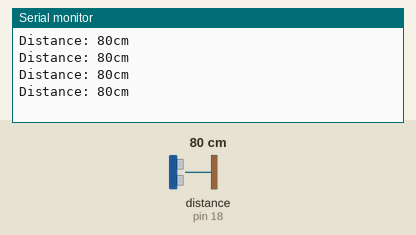
Recording of a sketch running on a simulated Arduino Uno, built with avr-gcc and run on an emulated ATmega328P. Parts: the last lines printed to the serial monitor. The test bench sets the inputs (shaded band); at power-on: distance to the obstacle (sensor on pin 18) 80 cm. The echo pulse lasts 58.3 µs per cm.

Above: at 1.2 s.
1.3 s: distance to the obstacle (sensor on pin 18) set to 2 cm
At 1.73 s:
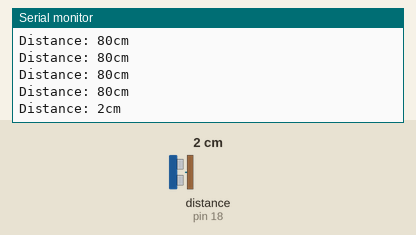
2.8 s: distance to the obstacle (sensor on pin 18) set to 4 cm
At 2.94 s:
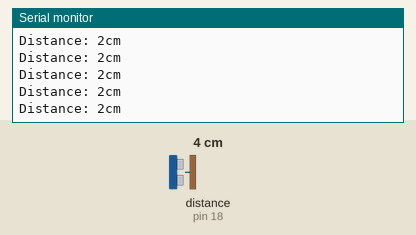
Timing chart, 0 to 5.8 s (numbered marks = the images above; inputs shaded):
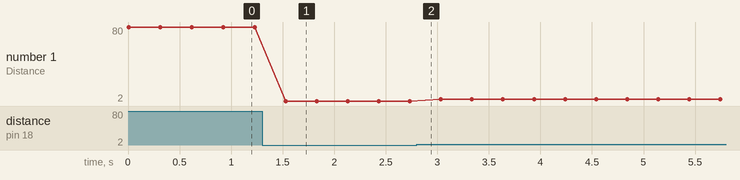

The sketch:

Sketch_22.2_Ultrasonic_Ranging.ino
```cpp
/**********************************************************************
  Filename    : Ultrasonic Ranging
  Description : Use the ultrasonic module to measure the distance.
  Auther      : www.freenove.com
  Modification: 2021/10/13
**********************************************************************/
#include <UltrasonicSensor.h>

//Attach the trigger and echo pins
UltrasonicSensor ultrasonic(19, 18);

void setup() {
  Serial.begin(115200);
  //set the speed of sound propagation according to the temperature to reduce errors
  int temperature = 22;//Setting ambient temperature
  ultrasonic.setTemperature(temperature);
}

void loop() {
  int distance = ultrasonic.distanceInCentimeters();
  Serial.println(String("Distance: ")+distance+String("cm"));
  delay(300);
}
```

Measured:
- after the input at 1.3 s, the serial monitor: prints a new line after 0.23 s (image 1)
- plotted number 1: 80 → 2 after the input at 1.3 s, 2 → 4 after the input at 2.8 s
